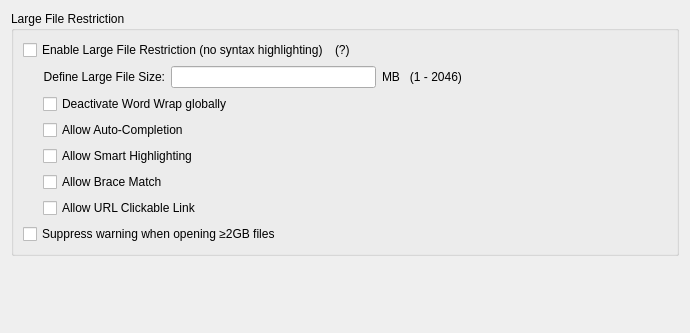
<?xml version="1.0" encoding="UTF-8"?>
<ui version="4.0">
 <class>PreferenceSubPerformanceDlg</class>
 <widget class="QWidget" name="PreferenceSubPerformanceDlg">
  <property name="geometry"><rect><x>0</x><y>0</y><width>690</width><height>333</height></rect></property>
  <layout class="QVBoxLayout" name="layout1">
   <item>
    <widget class="QGroupBox" name="groupstaticPerformanceRestriction">
     <property name="nppId" stdset="0"><number>7141</number></property>
     <property name="title"><string>Large File Restriction</string></property>
     <layout class="QVBoxLayout" name="layout2">
      <item>
       <layout class="QHBoxLayout" name="layout3">
        <item>
         <widget class="QCheckBox" name="checkPerformanceEnable">
          <property name="nppId" stdset="0"><number>7143</number></property>
          <property name="text"><string>Enable Large File Restriction (no syntax highlighting)</string></property>
         </widget>
        </item>
        <item>
         <widget class="QLabel" name="performanceTipQuestionButton">
          <property name="nppId" stdset="0"><number>7142</number></property>
          <property name="text"><string>(?)</string></property>
         </widget>
        </item>
        <item>
         <spacer name="spacer4">
          <property name="orientation"><enum>Qt::Horizontal</enum></property>
          <property name="sizeType"><enum>QSizePolicy::Expanding</enum></property>
          <property name="sizeHint" stdset="0"><size><width>0</width><height>0</height></size></property>
         </spacer>
        </item>
       </layout>
      </item>
      <item>
       <layout class="QHBoxLayout" name="layout5">
        <item>
         <spacer name="spacer6">
          <property name="orientation"><enum>Qt::Horizontal</enum></property>
          <property name="sizeType"><enum>QSizePolicy::Fixed</enum></property>
          <property name="sizeHint" stdset="0"><size><width>20</width><height>0</height></size></property>
         </spacer>
        </item>
        <item>
         <widget class="QLabel" name="staticPerformanceFilesize">
          <property name="nppId" stdset="0"><number>7144</number></property>
          <property name="text"><string>Define Large File Size:</string></property>
          <property name="alignment"><set>Qt::AlignRight|Qt::AlignVCenter</set></property>
         </widget>
        </item>
        <item>
         <widget class="QLineEdit" name="editPerformanceFilesize">
          <property name="nppId" stdset="0"><number>7145</number></property>
          <property name="alignment"><set>Qt::AlignRight|Qt::AlignVCenter</set></property>
         </widget>
        </item>
        <item>
         <widget class="QLabel" name="staticPerformanceMb">
          <property name="nppId" stdset="0"><number>7146</number></property>
          <property name="text"><string>MB   (1 - 2046)</string></property>
         </widget>
        </item>
        <item>
         <spacer name="spacer7">
          <property name="orientation"><enum>Qt::Horizontal</enum></property>
          <property name="sizeType"><enum>QSizePolicy::Expanding</enum></property>
          <property name="sizeHint" stdset="0"><size><width>0</width><height>0</height></size></property>
         </spacer>
        </item>
       </layout>
      </item>
      <item>
       <layout class="QHBoxLayout" name="layout8">
        <item>
         <spacer name="spacer9">
          <property name="orientation"><enum>Qt::Horizontal</enum></property>
          <property name="sizeType"><enum>QSizePolicy::Fixed</enum></property>
          <property name="sizeHint" stdset="0"><size><width>20</width><height>0</height></size></property>
         </spacer>
        </item>
        <item>
         <widget class="QCheckBox" name="checkPerformanceDeactivatewordwrap">
          <property name="nppId" stdset="0"><number>7150</number></property>
          <property name="text"><string>Deactivate Word Wrap globally</string></property>
         </widget>
        </item>
       </layout>
      </item>
      <item>
       <layout class="QHBoxLayout" name="layout10">
        <item>
         <spacer name="spacer11">
          <property name="orientation"><enum>Qt::Horizontal</enum></property>
          <property name="sizeType"><enum>QSizePolicy::Fixed</enum></property>
          <property name="sizeHint" stdset="0"><size><width>20</width><height>0</height></size></property>
         </spacer>
        </item>
        <item>
         <widget class="QCheckBox" name="checkPerformanceAllowautocompletion">
          <property name="nppId" stdset="0"><number>7148</number></property>
          <property name="text"><string>Allow Auto-Completion</string></property>
         </widget>
        </item>
       </layout>
      </item>
      <item>
       <layout class="QHBoxLayout" name="layout12">
        <item>
         <spacer name="spacer13">
          <property name="orientation"><enum>Qt::Horizontal</enum></property>
          <property name="sizeType"><enum>QSizePolicy::Fixed</enum></property>
          <property name="sizeHint" stdset="0"><size><width>20</width><height>0</height></size></property>
         </spacer>
        </item>
        <item>
         <widget class="QCheckBox" name="checkPerformanceAllowsmarthilite">
          <property name="nppId" stdset="0"><number>7149</number></property>
          <property name="text"><string>Allow Smart Highlighting</string></property>
         </widget>
        </item>
       </layout>
      </item>
      <item>
       <layout class="QHBoxLayout" name="layout14">
        <item>
         <spacer name="spacer15">
          <property name="orientation"><enum>Qt::Horizontal</enum></property>
          <property name="sizeType"><enum>QSizePolicy::Fixed</enum></property>
          <property name="sizeHint" stdset="0"><size><width>20</width><height>0</height></size></property>
         </spacer>
        </item>
        <item>
         <widget class="QCheckBox" name="checkPerformanceAllowbracematch">
          <property name="nppId" stdset="0"><number>7147</number></property>
          <property name="text"><string>Allow Brace Match</string></property>
         </widget>
        </item>
       </layout>
      </item>
      <item>
       <layout class="QHBoxLayout" name="layout16">
        <item>
         <spacer name="spacer17">
          <property name="orientation"><enum>Qt::Horizontal</enum></property>
          <property name="sizeType"><enum>QSizePolicy::Fixed</enum></property>
          <property name="sizeHint" stdset="0"><size><width>20</width><height>0</height></size></property>
         </spacer>
        </item>
        <item>
         <widget class="QCheckBox" name="checkPerformanceAllowclickablelink">
          <property name="nppId" stdset="0"><number>7151</number></property>
          <property name="text"><string>Allow URL Clickable Link</string></property>
         </widget>
        </item>
       </layout>
      </item>
      <item>
       <widget class="QCheckBox" name="checkPerformanceSuppress2gbwarning">
        <property name="nppId" stdset="0"><number>7152</number></property>
        <property name="text"><string>Suppress warning when opening ≥2GB files</string></property>
       </widget>
      </item>
     </layout>
    </widget>
   </item>
   <item>
    <spacer name="spacer18">
     <property name="orientation"><enum>Qt::Vertical</enum></property>
     <property name="sizeType"><enum>QSizePolicy::Expanding</enum></property>
     <property name="sizeHint" stdset="0"><size><width>0</width><height>0</height></size></property>
    </spacer>
   </item>
  </layout>
 </widget>
 <resources/>
 <connections/>
</ui>
